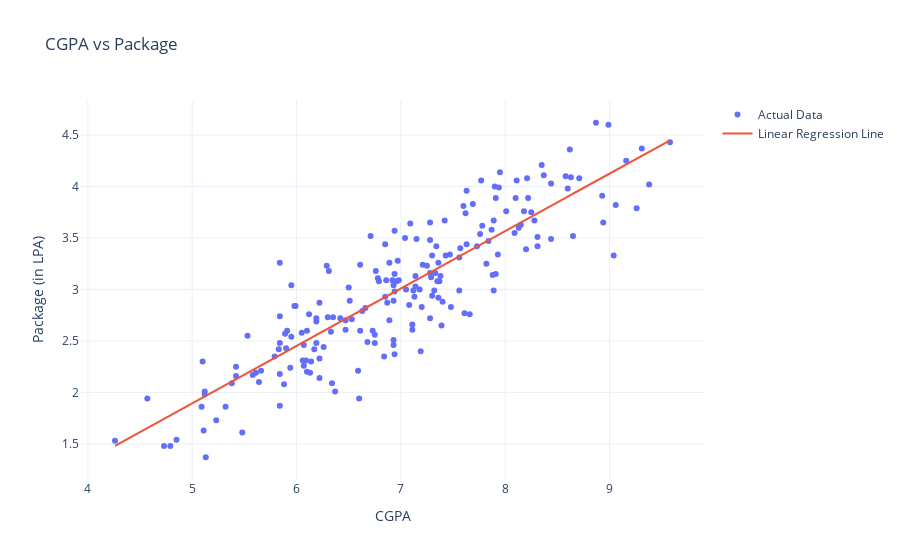

Notebook source saved alongside this figure:
### Markdown cell above
# Plot the line

### Code cell
# Scatter plot for actual data
scatter = go.Scatter(
    x= df['cgpa'],
    y= df['package'],
    mode= 'markers',
    name= 'Actual Data'
)

# for prediction line
line = go.Scatter(
    x= X_train.squeeze(), # squeeze in case it's a single feature
    y=  lr.predict(X_train),
    mode='lines',
    name= 'Linear Regression Line',
)

# combine both
fig = go.Figure(data=[scatter, line])

# Set Axis labels
fig.update_layout(
    title= "CGPA vs Package",
    xaxis_title= "CGPA",
    yaxis_title= "Package (in LPA)",
    template='plotly_white',
)
fig.show(render='iframe')

### Figure 1 — Plotly figure (JSON) as saved in the notebook; plotly's stock layout.template omitted (floating-point values rounded to 4 significant figures; data arrays with more than 128 entries replaced by an {"elided": "..."} marker saying what was removed)
{"data": [{"mode": "markers", "name": "Actual Data", "type": "scatter", "x": {"elided": "200 float values"}, "y": {"elided": "200 float values"}}, {"mode": "lines", "name": "Linear Regression Line", "type": "scatter", "x": {"elided": "160 float values"}, "y": {"elided": "160 float values"}}], "layout": {"title": {"text": "CGPA vs Package"}, "xaxis": {"title": {"text": "CGPA"}}, "yaxis": {"title": {"text": "Package (in LPA)"}}}}
